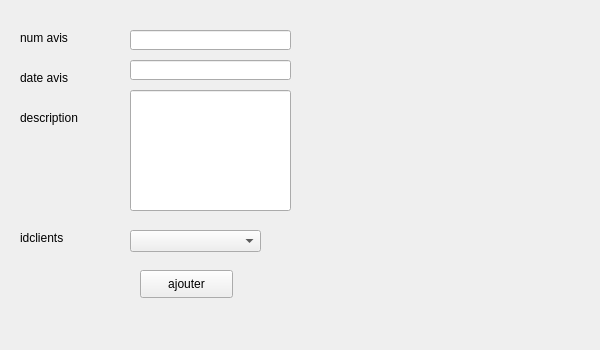
     <widget class="QWidget" name="tab_7">
      <attribute name="title">
       <string>Ajouter un avis client </string>
      </attribute>
      <widget class="QLabel" name="label_11">
       <property name="geometry">
        <rect>
         <x>20</x>
         <y>30</y>
         <width>81</width>
         <height>16</height>
        </rect>
       </property>
       <property name="text">
        <string>num avis</string>
       </property>
      </widget>
      <widget class="QLineEdit" name="numavis">
       <property name="geometry">
        <rect>
         <x>130</x>
         <y>30</y>
         <width>161</width>
         <height>20</height>
        </rect>
       </property>
      </widget>
      <widget class="QLineEdit" name="etat">
       <property name="geometry">
        <rect>
         <x>130</x>
         <y>90</y>
         <width>161</width>
         <height>121</height>
        </rect>
       </property>
      </widget>
      <widget class="QLabel" name="label_13">
       <property name="geometry">
        <rect>
         <x>20</x>
         <y>110</y>
         <width>71</width>
         <height>16</height>
        </rect>
       </property>
       <property name="text">
        <string>description</string>
       </property>
      </widget>
      <widget class="QLabel" name="label_12">
       <property name="geometry">
        <rect>
         <x>20</x>
         <y>70</y>
         <width>61</width>
         <height>16</height>
        </rect>
       </property>
       <property name="text">
        <string>date avis</string>
       </property>
      </widget>
      <widget class="QLineEdit" name="dateavis">
       <property name="geometry">
        <rect>
         <x>130</x>
         <y>60</y>
         <width>161</width>
         <height>20</height>
        </rect>
       </property>
      </widget>
      <widget class="QLabel" name="label_14">
       <property name="geometry">
        <rect>
         <x>0</x>
         <y>0</y>
         <width>591</width>
         <height>341</height>
        </rect>
       </property>
       <property name="text">
        <string/>
       </property>
       <property name="pixmap">
        <pixmap>../net/jdid/projet2anetspectors-code1-r3-code1/received_277013336273857.jpeg</pixmap>
       </property>
      </widget>
      <widget class="QLabel" name="label_24">
       <property name="geometry">
        <rect>
         <x>20</x>
         <y>230</y>
         <width>55</width>
         <height>16</height>
        </rect>
       </property>
       <property name="text">
        <string>idclients</string>
       </property>
      </widget>
      <widget class="QComboBox" name="idc">
       <property name="geometry">
        <rect>
         <x>130</x>
         <y>230</y>
         <width>131</width>
         <height>22</height>
        </rect>
       </property>
      </widget>
      <widget class="QPushButton" name="pushButton_2">
       <property name="geometry">
        <rect>
         <x>140</x>
         <y>270</y>
         <width>93</width>
         <height>28</height>
        </rect>
       </property>
       <property name="text">
        <string>ajouter</string>
       </property>
      </widget>
      <zorder>label_14</zorder>
      <zorder>label_11</zorder>
      <zorder>numavis</zorder>
      <zorder>etat</zorder>
      <zorder>label_13</zorder>
      <zorder>label_12</zorder>
      <zorder>dateavis</zorder>
      <zorder>label_24</zorder>
      <zorder>idc</zorder>
      <zorder>pushButton_2</zorder>
     </widget>
